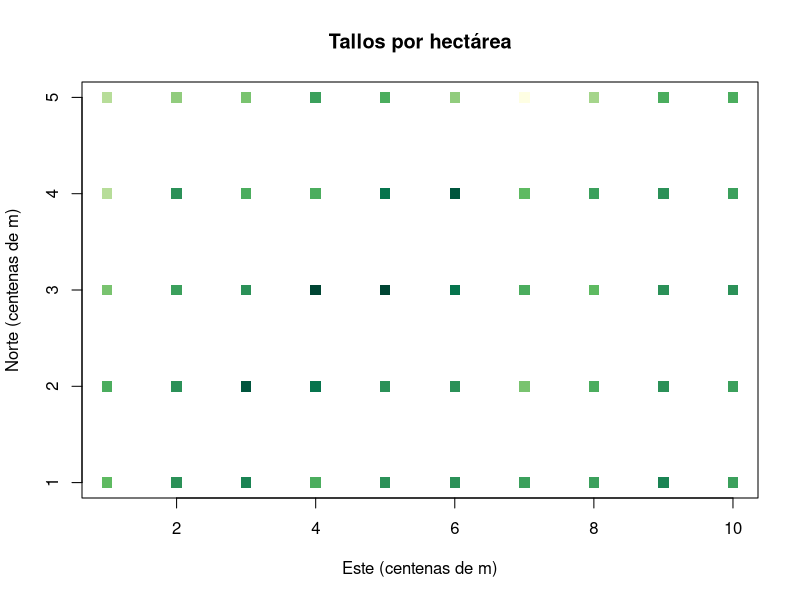
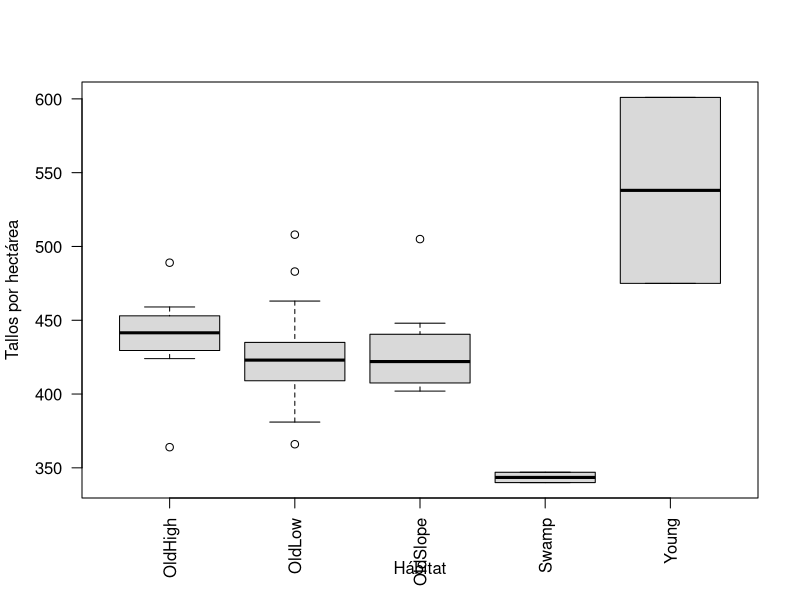
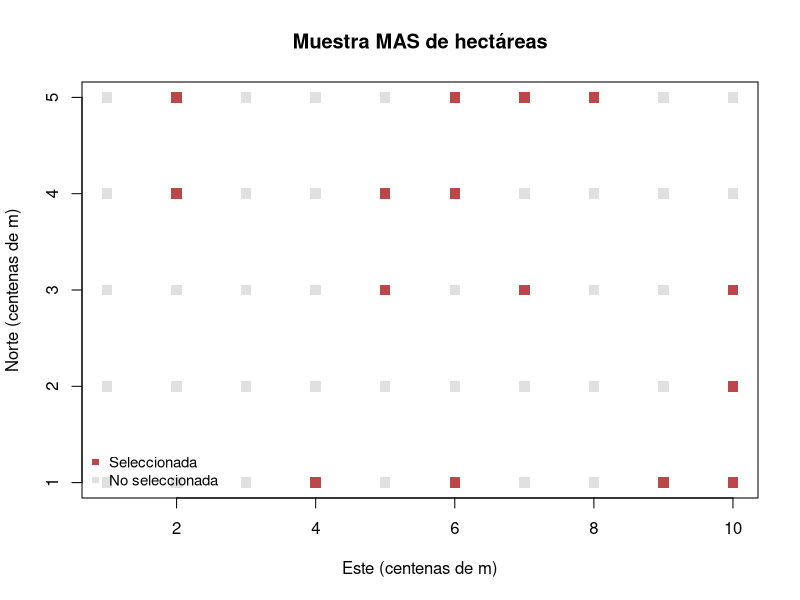
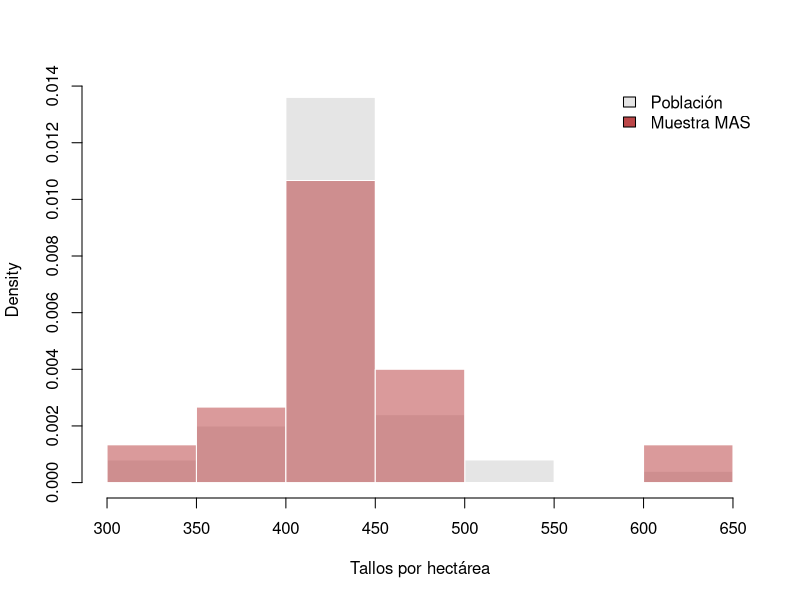
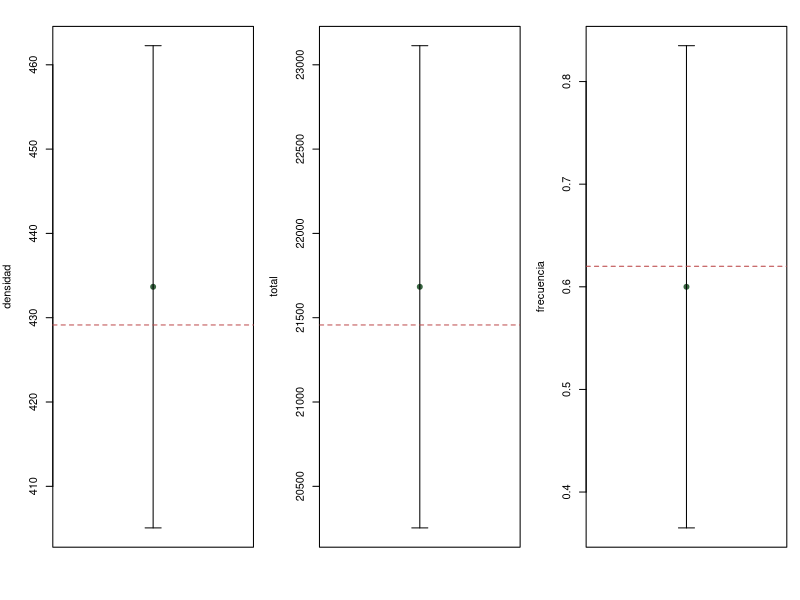
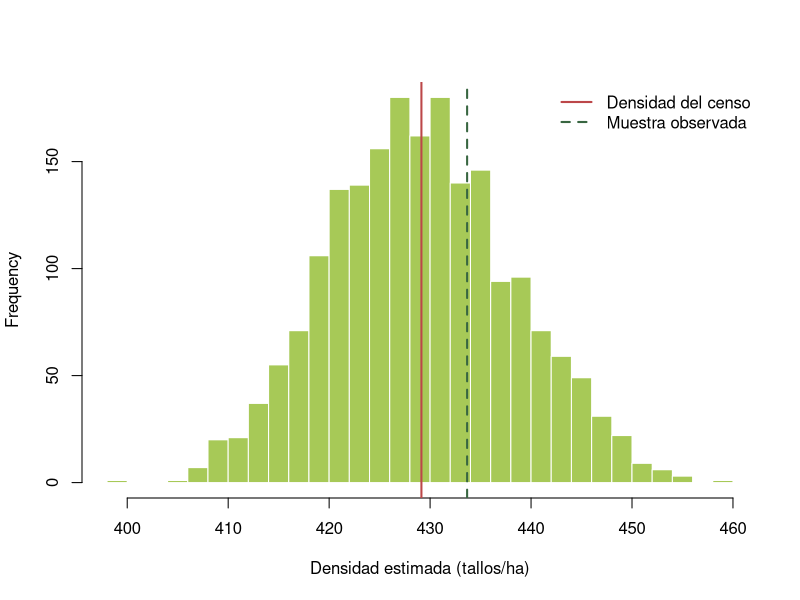
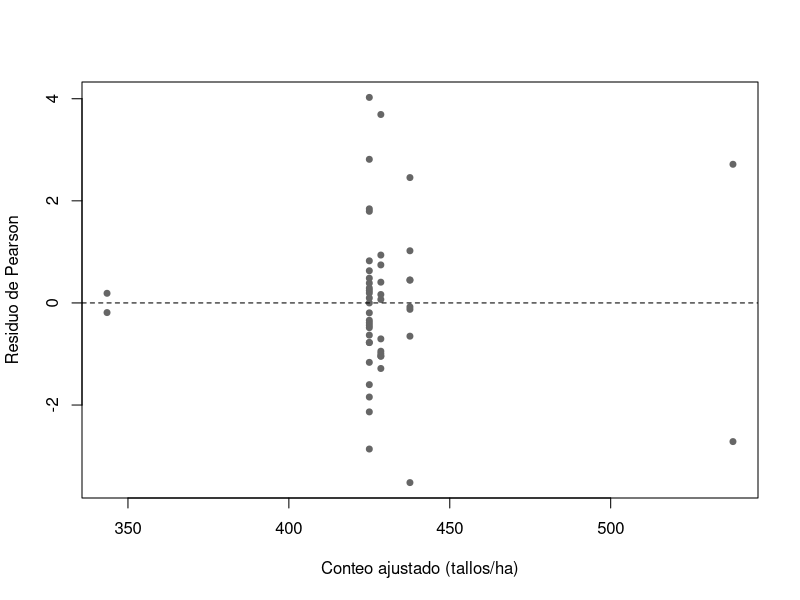
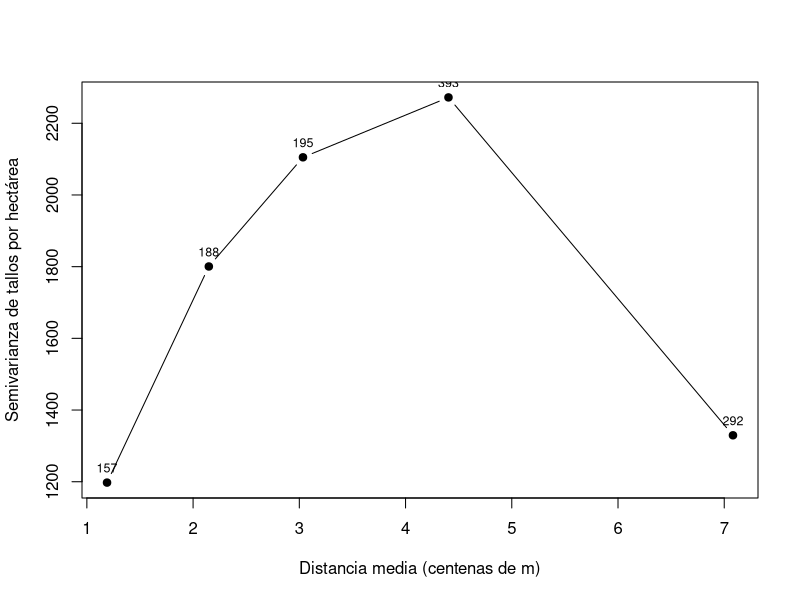

Reproduce these figures in R, in order.
## ---- chunk 1
# Carga de datos y construcción del marco espacial.
# - "id": fila que identifica cada hectárea (unidad de muestreo).
# - "x" y "y": columna y fila de la cuadrícula de 10 (este) x 5 (norte).
# - "tallos": total de árboles con DAP >= 10 cm en la hectárea (unidad de observación).
data(BCI, BCI.env, package = "vegan")
Y <- as.matrix(BCI)
marco <- BCI.env
marco$id <- seq_len(nrow(marco))
marco$x <- (marco$UTM.EW - min(marco$UTM.EW)) / 100 + 1
marco$y <- (marco$UTM.NS - min(marco$UTM.NS)) / 100 + 1
marco$tallos <- rowSums(Y)
marco$riqueza <- vegan::specnumber(Y)

# Auditoría del marco: tamaño, especies, faltantes e incoherencias.
data.frame(
  parcelas = nrow(Y), especies = ncol(Y),
  nombres_especie_unicos = length(unique(colnames(Y))),
  faltantes_conteos = sum(is.na(Y)),
  conteos_negativos = sum(Y < 0),
  coordenadas_duplicadas = sum(duplicated(marco[c("UTM.EW", "UTM.NS")])),
  area_por_parcela_ha = 1
)
table(marco$Habitat, useNA = "ifany")
## ---- chunk 2
# Frecuencia de presencia (fracción de hectáreas con al menos un tallo) para
# toda la comunidad, calculada una sola vez.
frecuencia_especie <- colMeans(Y > 0)

# Las seis especies más abundantes y su frecuencia en 1 ha.
totales_sp <- sort(colSums(Y), decreasing = TRUE)
dominantes <- names(totales_sp)[1:6]
data.frame(
  especie = dominantes,
  tallos = unname(totales_sp[dominantes]),
  frecuencia_1ha = round(frecuencia_especie[dominantes], 3)
)

# Resumen a nivel de hectárea. La DE poblacional usa el factor (N-1)/N.
N <- nrow(marco)
c(media = mean(marco$tallos),
  DE_poblacional = sd(marco$tallos) * sqrt((N - 1) / N),
  indice_dispersion = var(marco$tallos) / mean(marco$tallos),
  riqueza_media = mean(marco$riqueza))
## ---- chunk 3
#| label: fig-bci-mapa
#| fig-cap: "Distribución espacial del número de tallos por hectárea en las 50 parcelas del censo."
plot(marco$x, marco$y, pch = 15, cex = 1.4,
     col = hcl.colors(20, "YlGn")[cut(marco$tallos, 20, labels = FALSE)],
     xlab = "Este (centenas de m)", ylab = "Norte (centenas de m)",
     main = "Tallos por hectárea")
## ---- chunk 4
#| label: fig-bci-habitat
#| fig-cap: "Distribución del número de tallos por hectárea dentro de cada clase de hábitat."
boxplot(tallos ~ Habitat, data = marco, las = 2, col = "grey85",
        ylab = "Tallos por hectárea", xlab = "Hábitat")
## ---- chunk 5
set.seed(3301)
n <- 15
s <- marco[sample.int(N, n), ]

# Estimación puntual y por intervalo.
D_hat <- mean(s$tallos)
SE_D <- sqrt((1 - n / N) * var(s$tallos) / n)   # fpc + varianza de la media
IC_D <- D_hat + qt(c(0.025, 0.975), n - 1) * SE_D

focal <- "Calophyllum.longifolium"
F_hat <- mean(Y[s$id, focal] > 0)
SE_F <- sqrt((1 - n / N) * var(Y[s$id, focal] > 0) / n)

round(c(densidad_tallos_ha = D_hat, SE = SE_D,
        LI = IC_D[1], LS = IC_D[2],
        total_tallos = 50 * D_hat,
        frecuencia_focal = F_hat, SE_frecuencia = SE_F), 3)
## ---- chunk 6
#| label: fig-mas-muestra
#| fig-cap: "Localización de las 15 hectáreas seleccionadas por MAS sobre la cuadrícula del censo."
cols_mas <- ifelse(seq_len(N) %in% s$id, "#bc4749", "grey88")
plot(marco$x, marco$y, pch = 15, cex = 1.4, col = cols_mas,
     xlab = "Este (centenas de m)", ylab = "Norte (centenas de m)",
     main = "Muestra MAS de hectáreas")
legend("bottomleft", c("Seleccionada", "No seleccionada"),
       pch = 15, col = c("#bc4749", "grey88"), bty = "n", cex = 0.9)
## ---- chunk 7
#| label: fig-mas-distribucion
#| fig-cap: "Distribución del número de tallos por hectárea en la población y en la muestra MAS."
breaks_t <- pretty(range(marco$tallos), n = 7)
hist(marco$tallos, breaks = breaks_t, freq = FALSE, col = "grey90",
     border = "white", xlab = "Tallos por hectárea", main = "")
hist(s$tallos, breaks = breaks_t, freq = FALSE, add = TRUE,
     col = adjustcolor("#bc4749", 0.55), border = "white")
legend("topright", c("Población", "Muestra MAS"), fill = c("grey90", "#bc4749"),
       bty = "n")
## ---- chunk 8
#| label: fig-mas-estimaciones
#| fig-cap: "Estimaciones MAS de densidad, total y frecuencia con intervalo del 95%, frente a los valores del censo."
est_mas <- c(densidad = D_hat, total = 50 * D_hat, frecuencia = F_hat)
se_mas <- c(densidad = SE_D, total = 50 * SE_D, frecuencia = SE_F)
ic_mas <- cbind(LI = est_mas - qt(0.975, n - 1) * se_mas,
                LS = est_mas + qt(0.975, n - 1) * se_mas)
ic_mas["frecuencia", ] <- pmin(1, pmax(0, ic_mas["frecuencia", ]))
verd_mas <- c(densidad = mean(marco$tallos), total = sum(marco$tallos),
              frecuencia = frecuencia_especie[focal])
op <- par(mfrow = c(1, 3), mar = c(4, 4, 2, 1))
for (j in seq_along(est_mas)) {
  plot(1, est_mas[j], ylim = range(c(ic_mas[j, ], verd_mas[j])),
       xaxt = "n", xlab = "", ylab = names(est_mas)[j],
       pch = 19, col = "#386641")
  arrows(1, ic_mas[j, 1], 1, ic_mas[j, 2], angle = 90, code = 3, length = 0.08)
  abline(h = verd_mas[j], lty = 2, col = "#bc4749")
}
par(op)
## ---- chunk 9
set.seed(3302)
B <- 2000
rep_mas <- t(vapply(seq_len(B), function(i) {
  z <- sample(marco$tallos, n)
  c(est = mean(z), se = sqrt((1 - n / N) * var(z) / n))
}, numeric(2)))

metricas_evaluacion <- function(x, verdad) c(
  sesgo = mean(x[, "est"] - verdad),
  DE_empirica = sd(x[, "est"]),
  SE_medio = mean(x[, "se"]),
  RMSE = sqrt(mean((x[, "est"] - verdad)^2)),
  cobertura = mean(abs(x[, "est"] - verdad) <= qt(0.975, n - 1) * x[, "se"])
)
round(metricas_evaluacion(rep_mas, mean(marco$tallos)), 3)
## ---- chunk 10
#| label: fig-mas-repeticion
#| fig-cap: "Distribución de la densidad estimada en 2000 repeticiones del MAS de 15 hectáreas."
hist(rep_mas[, "est"], breaks = 30, col = "#a7c957", border = "white",
     xlab = "Densidad estimada (tallos/ha)", main = "")
abline(v = mean(marco$tallos), col = "#bc4749", lwd = 2)
abline(v = D_hat, col = "#386641", lwd = 2, lty = 2)
legend("topright", c("Densidad del censo", "Muestra observada"),
       col = c("#bc4749", "#386641"), lty = c(1, 2), lwd = 2, bty = "n")
## ---- chunk 11
# Poisson: los conteos son enteros, pero el reloj de Poisson supone varianza = media.
modelo_pois <- glm(tallos ~ Habitat, family = poisson, data = marco)
dispersion <- sum(residuals(modelo_pois, type = "pearson")^2) /
  df.residual(modelo_pois)
modelo_qp <- glm(tallos ~ Habitat, family = quasipoisson, data = marco)

c(dispersion_Poisson = dispersion, AIC_Poisson = AIC(modelo_pois))
coef(summary(modelo_qp))
## ---- chunk 12
#| label: fig-modelo-residuos
#| fig-cap: "Residuos de Pearson del modelo cuasi-Poisson de tallos por hectárea frente al valor ajustado."
plot(fitted(modelo_qp), residuals(modelo_qp, type = "pearson"), pch = 19,
     col = "grey40", cex = 0.8,
     xlab = "Conteo ajustado (tallos/ha)", ylab = "Residuo de Pearson")
abline(h = 0, lty = 2)
## ---- chunk 13
# Semivarianza entre todos los pares de hectáreas (simétrica; se usa la mitad).
distancia <- as.matrix(dist(cbind(marco$x, marco$y)))
diferencia <- outer(marco$tallos, marco$tallos, "-")
tri <- upper.tri(distancia)
pares <- data.frame(distancia = distancia[tri],
                    semivarianza = 0.5 * diferencia[tri]^2)
pares$clase <- cut(pares$distancia,
                   breaks = c(0, 1.5, 2.5, 3.5, 5.5, Inf),
                   include.lowest = TRUE)
semivar <- aggregate(cbind(distancia, semivarianza) ~ clase, pares, mean)
semivar$n_pares <- as.vector(table(pares$clase))
print(transform(semivar, distancia = round(distancia, 1),
                semivarianza = round(semivarianza, 1)))
## ---- chunk 14
#| label: fig-semivariograma
#| fig-cap: "Semivarianza de tallos por hectárea según la distancia entre parcelas; los rótulos indican cuántos pares sustenta cada clase."
plot(semivar$distancia, semivar$semivarianza, type = "b", pch = 19,
     xlab = "Distancia media (centenas de m)",
     ylab = "Semivarianza de tallos por hectárea")
text(semivar$distancia, semivar$semivarianza,
     labels = semivar$n_pares, pos = 3, cex = 0.75)
## ---- chunk 15
# Suma de celdas contiguas en una teselación desplazable.
# "alto"/"ancho" en hectáreas; "desf_y"/"desf_x" fijan el origen de la cuadrícula.
agrupar <- function(z, alto, ancho, desf_y = 0, desf_x = 0) {
  fi <- seq.int(1 + desf_y, nrow(z) - alto + 1, by = alto)
  co <- seq.int(1 + desf_x, ncol(z) - ancho + 1, by = ancho)
  if (!length(fi) || !length(co)) return(numeric())
  unlist(lapply(fi, function(i) vapply(co, function(j)
    sum(z[i:(i + alto - 1), j:(j + ancho - 1)]), 0.0)))
}

M_tallos <- xtabs(tallos ~ y + x, data = marco)
M_focal <- xtabs(Y[, focal] ~ marco$y + marco$x)

formas <- data.frame(alto = c(1, 1, 2, 1, 4), ancho = c(1, 2, 1, 4, 1))
escala <- do.call(rbind, lapply(seq_len(nrow(formas)), function(k) {
  a <- formas$alto[k] * formas$ancho[k]
  yt <- agrupar(M_tallos, formas$alto[k], formas$ancho[k])
  yf <- agrupar(M_focal, formas$alto[k], formas$ancho[k])
  data.frame(geometria = paste(formas$alto[k], "x", formas$ancho[k]),
             area_ha = a, unidades = length(yt),
             densidad = mean(yt / a), var_densidad = var(yt / a),
             frecuencia_focal = mean(yf > 0))
}))
escala[-c(1, 2)] <- lapply(escala[-c(1, 2)], round, 3)
escala
## ---- chunk 16
#| label: fig-soporte
#| fig-cap: "Densidad media y varianza de tallos, y frecuencia de la especie focal, según el soporte y la orientación de la teselación."
cols_geo <- c("1 x 1" = "grey75", "1 x 2" = "#90a955", "2 x 1" = "#386641",
              "1 x 4" = "#90a955", "4 x 1" = "#386641")
op <- par(mfrow = c(1, 2), mar = c(5, 4, 2, 1))
barplot(escala$densidad, names.arg = escala$geometria, las = 2,
        col = cols_geo[escala$geometria], ylab = "Densidad media (tallos/ha)",
        main = "Densidad")
abline(h = mean(marco$tallos), lty = 2)
barplot(escala$var_densidad, names.arg = escala$geometria, las = 2,
        col = cols_geo[escala$geometria], ylab = "Varianza de la densidad",
        main = "Varianza")
par(op)
## ---- chunk 17
# Estimador estratificado genérico: media ponderada por W_h = N_h / N.
evaluar_estrat <- function(grupo, Nh_gr, nh_local) {
  por_h <- do.call(rbind, lapply(names(nh_local), function(h) {
    u <- marco$tallos[grupo == h]
    n_h <- unname(nh_local[h])
    z <- sample(u, n_h)
    c(h = h, media = mean(z),
      var = (1 - n_h / length(u)) * var(z) / n_h)
  }))
  W <- as.numeric(Nh_gr[por_h[, "h"]] / sum(Nh_gr))
  c(est = sum(W * as.numeric(por_h[, "media"])),
    se = sqrt(sum(W^2 * as.numeric(por_h[, "var"]))))
}

# Criterio (a): OldLow frente a Otros (26 y 24 hectáreas), 6 + 6 observaciones.
estrato_a <- ifelse(marco$Habitat == "OldLow", "OldLow", "Otros")
Nh_a <- table(estrato_a)
nh_a <- c(OldLow = 6, Otros = 6)

set.seed(3303)
mas12 <- t(replicate(B, {
  z <- sample(marco$tallos, 12)
  c(est = mean(z), se = sqrt((1 - 12 / N) * var(z) / 12))
}))
est_oldlow <- t(replicate(B, evaluar_estrat(estrato_a, Nh_a, nh_a)))

# Criterio (b): Young (2 ha) frente a Resto (48 ha), 2 + 10 observaciones.
set.seed(3305)
estrato_b <- ifelse(marco$Habitat == "Young", "Young", "Resto")
Nh_b <- table(estrato_b)
nh_b <- c(Young = 2, Resto = 10)
est_young <- t(replicate(B, evaluar_estrat(estrato_b, Nh_b, nh_b)))

rbind(
  MAS = metricas_evaluacion(mas12, mean(marco$tallos)),
  Estrat_OldLow = metricas_evaluacion(est_oldlow, mean(marco$tallos)),
  Estrat_Young = metricas_evaluacion(est_young, mean(marco$tallos))
)
## ---- chunk 18
#| label: fig-mas-vs-estratificado
#| fig-cap: "Distribución de la densidad estimada con MAS y con dos criterios de estratificación en 2000 repeticiones."
boxplot(list(MAS = mas12[, "est"], OldLow = est_oldlow[, "est"],
             Young = est_young[, "est"]),
        col = c("grey80", "#90a955", "#386641"),
        ylab = "Densidad estimada (tallos/ha)", las = 2,
        names = c("MAS", "Estr. OldLow", "Estr. Young"))
abline(h = mean(marco$tallos), lty = 2)
## ---- chunk 19
origenes <- expand.grid(desf_y = 0:1, desf_x = 0:1)
sens_origen <- do.call(rbind, lapply(seq_len(nrow(origenes)), function(k) {
  yt <- agrupar(M_tallos, 2, 2, origenes$desf_y[k], origenes$desf_x[k])
  data.frame(origen_y = origenes$desf_y[k], origen_x = origenes$desf_x[k],
             unidades = length(yt), area_cubierta = 4 * length(yt),
             densidad = mean(yt / 4))
}))
sens_origen$desviacion <- sens_origen$densidad - mean(marco$tallos)
round(sens_origen, 2)
## ---- chunk 20
#| label: fig-origen
#| fig-cap: "Desviación de la densidad estimada frente al censo para cada origen de la teselación de 2 por 2 hectáreas."
op <- par(mar = c(5, 5, 2, 1))
barplot(setNames(sens_origen$desviacion,
                 paste0("(", sens_origen$origen_y, ", ", sens_origen$origen_x, ")")),
        las = 1, col = ifelse(sens_origen$desviacion < 0, "#bc4749", "#386641"),
        ylab = "Desviación de la densidad (tallos/ha)")
abline(h = 0, lty = 2)
par(op)
## ---- chunk 21
list(
  archivos = c("vegan::BCI", "vegan::BCI.env"),
  version_vegan = as.character(packageVersion("vegan")),
  version_R = R.version.string,
  N = N, n = n,
  ids_MAS = sort(s$id),
  especie_focal = focal,
  frecuencia_focal_1ha = unname(frecuencia_especie[focal]),
  semillas = c(MAS = 3301, repeticion = 3302, comparacion = 3303),
  geometrias_soporte = c("1x1", "1x2", "2x1", "1x4", "4x1"),
  origen_teselacion = "2x2 ha",
  estimando = "densidad media de tallos con DAP >= 10 cm por hectárea"
)
sessionInfo()
